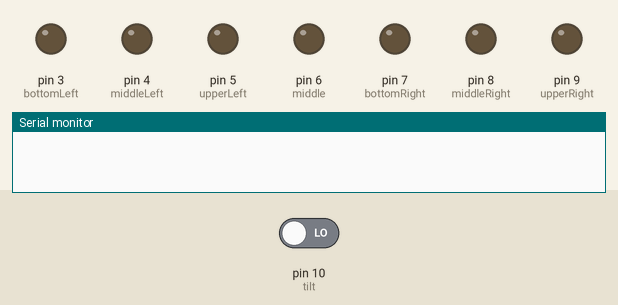
This sketch was run on a simulated Arduino Uno, built with avr-gcc and run on an emulated ATmega328P. Parts: output pins drawn as LEDs (lit = HIGH), the last lines printed to the serial monitor. The test bench sets the inputs (shaded band); at power-on: pin 10 (tilt) LOW. Random numbers use the default seed unless the sketch sets one.

Above: at 1.2 s.
1.3 s: pin 10 (tilt) driven HIGH
At 2.5 s:
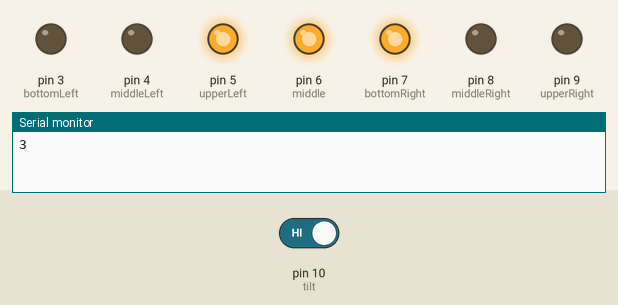
5.9 s: pin 10 (tilt) driven LOW
7.9 s: pin 10 (tilt) driven HIGH
At 8.7 s:
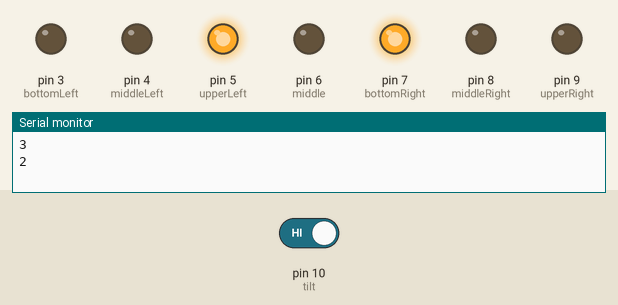
At 18.9 s:
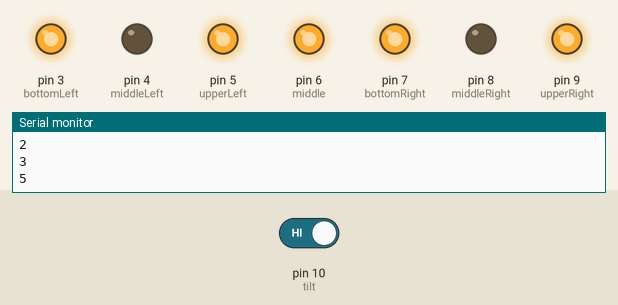
Timing chart, 0 to 24.8 s (numbered marks = the images above; inputs shaded):
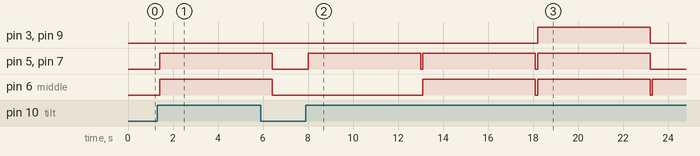

The sketch:

DICE_tilt.ino
```cpp
//Pin to to turn dice on & off
int tilt = 10;
//LED for DICE
int bottomLeft = 3;
int middleLeft = 4;
int upperLeft = 5;
int middle = 6;
int bottomRight = 7;
int middleRight = 8;
int upperRight = 9;

int state = 0;
long randNumber;

//Initial setup
void setup(){
  pinMode(bottomLeft, OUTPUT);
  pinMode(middleLeft, OUTPUT);
  pinMode(upperLeft, OUTPUT);
  pinMode(middle, OUTPUT);
  pinMode(bottomRight, OUTPUT);
  pinMode(middleRight, OUTPUT);
  pinMode(upperRight, OUTPUT);

  pinMode(tilt, INPUT);
  Serial.begin(9600);
  randomSeed(analogRead(0));
}

 void loop(){
  //Read our button if high then run dice
  if (digitalRead(tilt) == HIGH && state == 0){
    state = 1;
    randNumber = random(1, 7);
    delay(100);
    Serial.println(randNumber);

    if (randNumber == 6){
      six();
    }
    if (randNumber == 5){
      five();
    }
    if (randNumber == 4){
      four();
    }
    if (randNumber == 3){
      three();
    }
    if (randNumber == 2){
      two();
    }
    if (randNumber == 1){
      one();
    }
    delay(5000);
    clearAll();
    state = 0;
  }
}

//Create a function for each of our "sides" of the die
 void six()
{
  digitalWrite(bottomLeft, HIGH);
  digitalWrite(middleLeft, HIGH);
  digitalWrite(upperLeft, HIGH);
  digitalWrite(bottomRight, HIGH);
  digitalWrite(middleRight, HIGH);
  digitalWrite(upperRight, HIGH);
}

void five()
{
  digitalWrite(upperLeft, HIGH);
  digitalWrite(bottomLeft, HIGH);
  digitalWrite(middle, HIGH);
  digitalWrite(upperRight, HIGH);
  digitalWrite(bottomRight, HIGH);
}

void four()
{
  digitalWrite(upperLeft, HIGH);
  digitalWrite(bottomLeft, HIGH);
  digitalWrite(upperRight, HIGH);
  digitalWrite(bottomRight, HIGH);
}

void three()
{
  digitalWrite(upperLeft, HIGH);
  digitalWrite(middle, HIGH);
  digitalWrite(bottomRight, HIGH);
}

void two()
{
  digitalWrite(bottomRight, HIGH);
  digitalWrite(upperLeft, HIGH);
}

void one(){
  digitalWrite(middle, HIGH);
}

void clearAll(){
  digitalWrite(bottomLeft, LOW);
  digitalWrite(middleLeft, LOW);
  digitalWrite(upperLeft, LOW);
  digitalWrite(middle,LOW);
  digitalWrite(bottomRight, LOW);
  digitalWrite(middleRight, LOW);
  digitalWrite(upperRight, LOW);
}
```

Measured:
- after the input at 1.3 s, pin 5 (upperLeft), pin 6 (middle), pin 7 (bottomRight): LOW → HIGH after 0.10 s
- after the input at 7.9 s, pin 3 (bottomLeft), pin 9 (upperRight): LOW → HIGH after 10.3 s, → LOW 5.0 s later; pin 5 (upperLeft), pin 7 (bottomRight): alternates HIGH for 5.0 s and LOW for 0.10 s, starting after 0.10 s; pin 6 (middle): alternates HIGH for 5.0 s and LOW for 0.10 s, starting after 5.2 s
